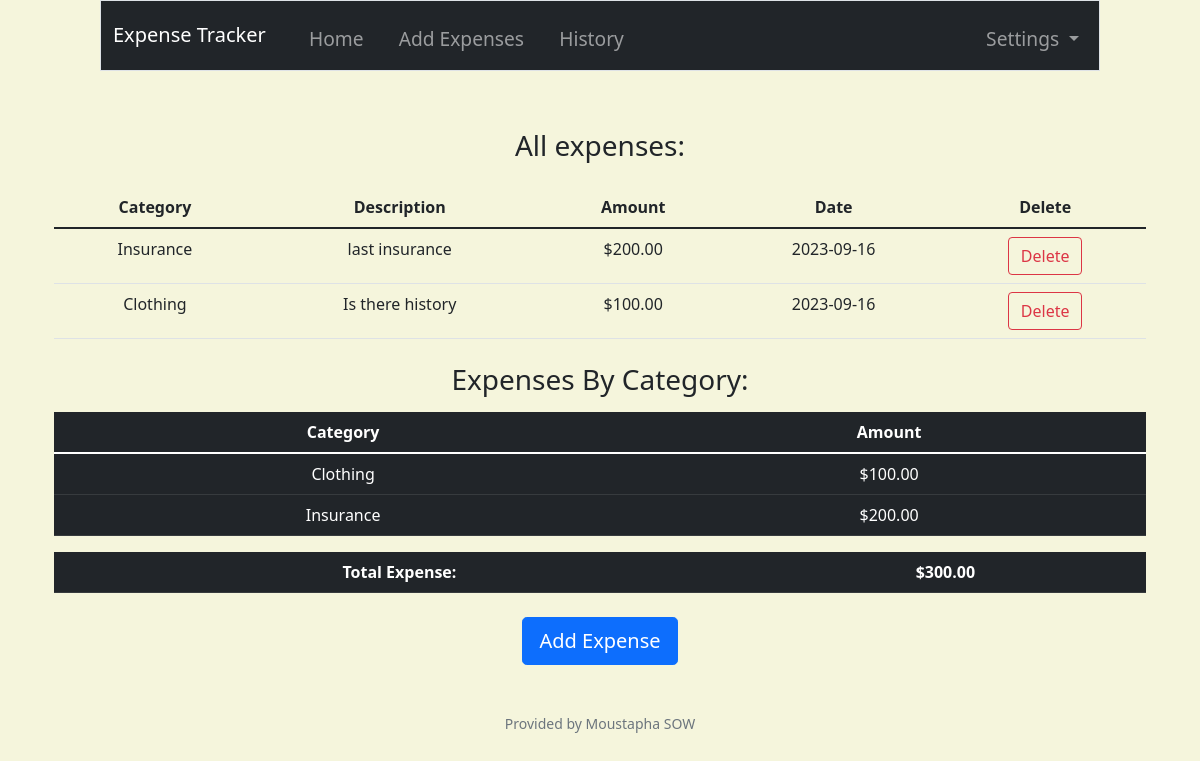
The page / (signed in) on the database its author committed.
### tables this page shows
CREATE TABLE expenses (
    id INTEGER PRIMARY KEY AUTOINCREMENT NOT NULL,
    user_id INTEGER NOT NULL,
    description TEXT NOT NULL,
    amount NUMERIC NOT NULL,
    date DATE NOT NULL,
    category TEXT,
    FOREIGN KEY (user_id) REFERENCES users (id)
);

### app.py (the view)
@app.route("/", methods=["GET", "POST"])
@login_required
def index():
    all_rows = db.execute("SELECT * FROM expenses WHERE user_id = ? ORDER BY date DESC", session["user_id"])
    user = db.execute("SELECT username FROM users WHERE id = ?", session["user_id"])
    username = user[0]["username"]
    if len(all_rows) == 0:
        return render_template("new.html", username=username)
    user = db.execute("SELECT * FROM users WHERE id = ?", session["user_id"])
    username = user[0]["username"]
    rows = db.execute("SELECT category, SUM(amount) AS total_amount FROM expenses WHERE user_id = ? GROUP BY category", session["user_id"])
    total = db.execute("SELECT SUM(amount) AS total_expense FROM expenses WHERE user_id = ?", session["user_id"])
    total_expense = total[0]["total_expense"]
    return render_template("index.html", rows=rows, username=username, all_rows=all_rows, total_expense=total_expense)

### app.py (called while the page is built)
@app.after_request
def after_request(response):
    response.headers["Cache-Control"] = "no-cache, no-store, must-revalidate"
    response.headers["Expires"] = 0
    response.headers["Pragma"] = "no-cache"
    return response

### helpers.py (called while the page is built)
def login_required(f):
    @wraps(f)
    def decorated_function(*args, **kwargs):
        if session.get("user_id") is None:
            return redirect("/login")
        return f(*args, **kwargs)
    return decorated_function

def usd(value):
    return f"${value:,.2f}"

### templates/index.html (shortened to what this page needs)
{% extends "layout.html" %}
{% block main %}
    <h3 class="mt-3">All expenses:</h3>
    <table class="table table-sripped mt-4">
        <thead>
            <tr>
                <th>Category</th>
                <th>Description</th>
                <th>Amount</th>
                <th>Date</th>
                <th>Delete</th>
            </tr>
        </thead>
        <tbody>
            {% for row in all_rows %}
                <tr>
                    <td>{{ row.category }}</td>
                    <td>{{ row.description }}</td>
                    <td>{{ row.amount | usd }}</td>
                    <td>{{ row.date }}</td>
                    <td>
                        <form action="/delete" method="post">
                            <input class="btn btn-outline-danger" type="submit" value="Delete">
                        </form>
                    </td>
                </tr>
            {% endfor %}
        </tbody>
    </table>
    <h3 class="mt-4">Expenses By Category:</h3>
    <table class="table table-dark table-stripped mt-3">
        <thead>
            <tr>
                <th>Category</th>
                <th>Amount</th>
            </tr>
        </thead>
        <tbody>
            {% for row in rows %}
                <tr>
                    <td>{{ row.category }}</td>
                    <td>{{ row.total_amount | usd }}</td>
                </tr>
            {% endfor %}
        </tbody>
    </table>
    <table class="table table-dark table-stripped mt-3">
        <thead>
            <tr>
                <th>Total Expense:</th>
                <th>{{ total_expense | usd }}</th>
            </tr>
        </thead>
    </table>
    <a class="btn btn-primary btn-lg mt-2" href="/add">Add Expense</a>
{% endblock %}

### static/styles.css (style rules this page uses)
body::before { display: block; content: ''; height: 65px; }
body { background-color:beige; }

### rows shown on the page
expenses: category "Insurance", description "last insurance", amount "$200.00", date "2023-09-16", total_amount "$200.00"
expenses: category "Clothing", description "Is there history", amount "$100.00", date "2023-09-16", total_amount "$100.00"

### other values the page prints
{{ total_expense | usd }} "$300.00"
